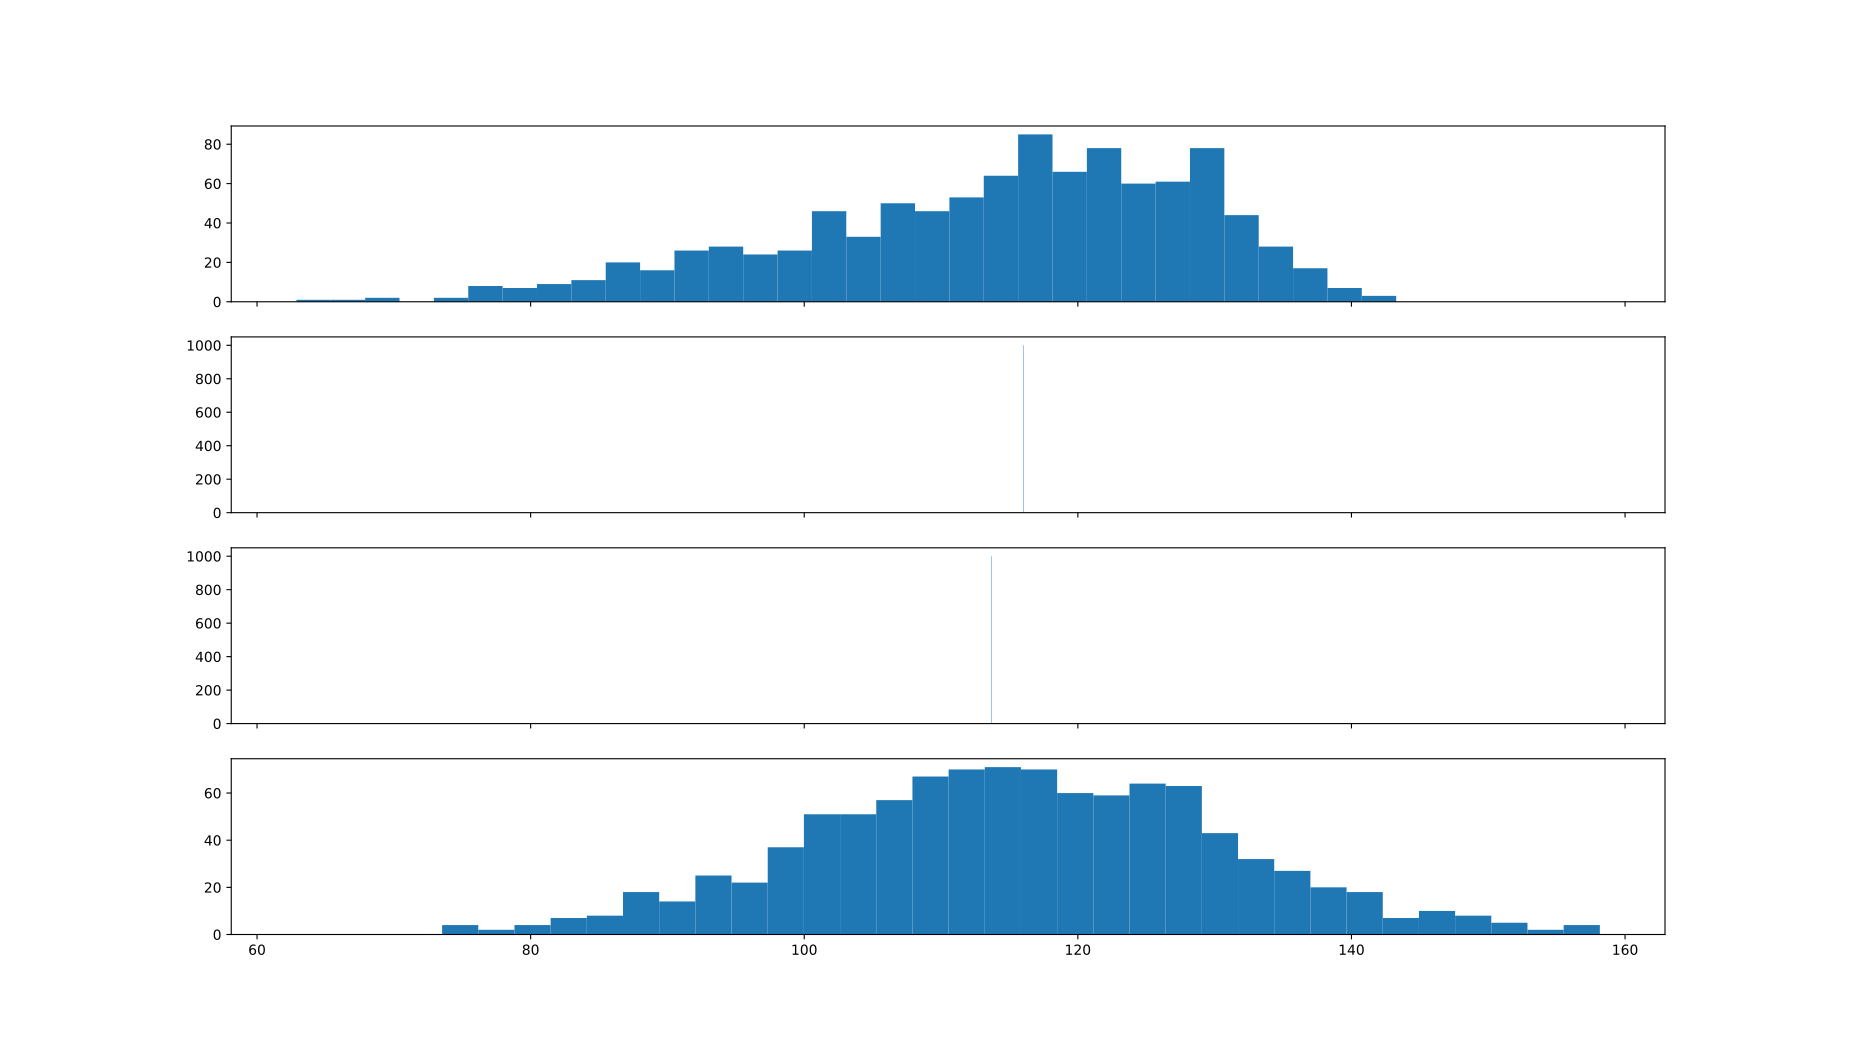

Reproduce this figure in Python.
from astro_traj.galaxy import Hernquist_NFW
from astro_traj import constr_dict
from astro_traj.sample import Sample
import numpy as np
from matplotlib import use
use('agg')
import matplotlib.pyplot as plt

samples = 'posterior_samples.dat'
Galaxy = constr_dict.galaxy('NGC', samples, 100, 5, 0.73)
gal = Hernquist_NFW(Galaxy['Mspiral'], Galaxy['Mbulge'], Galaxy['Mhalo'], Galaxy['R_eff'], 0.73, rcut=100)
samp = Sample(gal)
Nsys = 1000
bins = int(np.round(np.sqrt(Nsys)))

d_dist_posterior = samp.sample_distance(samples, method='posterior', size=Nsys)
d_dist_median = samp.sample_distance(samples, method='median', size=Nsys)
d_dist_mean = samp.sample_distance(samples, method='mean', size=Nsys)
d_dist_gaussian = samp.sample_distance(samples, method='gaussian', size=Nsys)

plot, (ax1, ax2, ax3, ax4) = plt.subplots(4, sharex=True, figsize=(18.5, 10.5))
ax1.hist(d_dist_posterior, bins=bins)
ax2.hist(d_dist_median, bins=bins)
ax3.hist(d_dist_mean, bins=bins)
ax4.hist(d_dist_gaussian, bins=bins)
plot.show()
